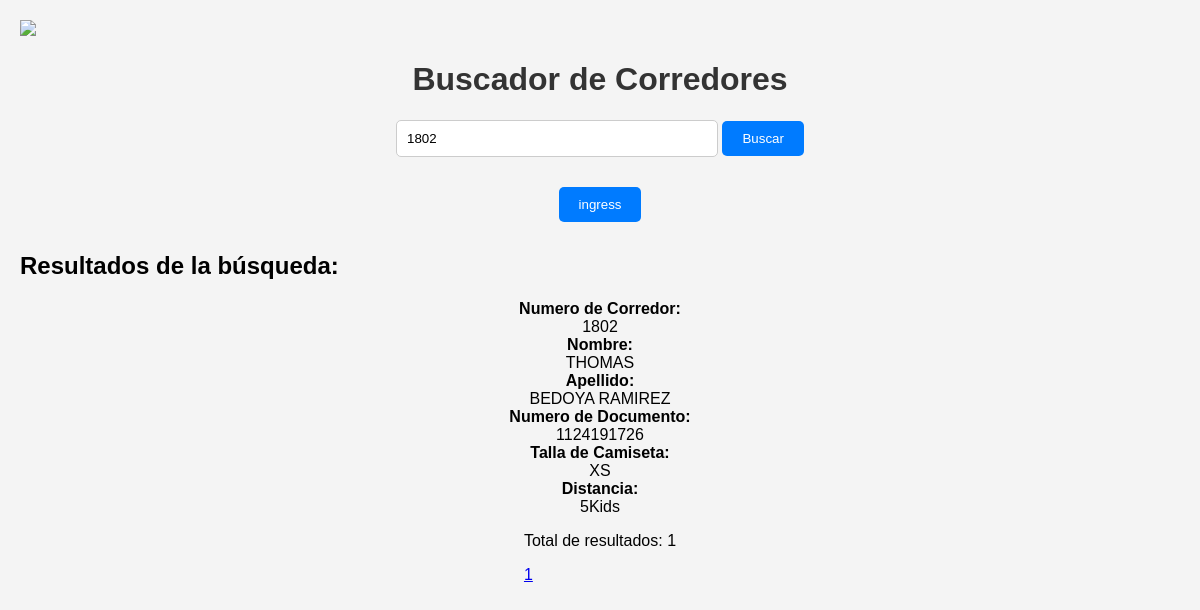
Screenshot of /buscador.php?termino=1802 with the database file from the repository.
### tables this page shows
CREATE TABLE `base_de_datos_clientes` (
  `Numero_Pedido` varchar(4) DEFAULT NULL,
  `Nombres` varchar(29) DEFAULT NULL,
  `Apellidos` varchar(24) DEFAULT NULL,
  `Documento_Identidad` varchar(9) DEFAULT NULL,
  `Num_Documento` varchar(10) DEFAULT NULL,
  `Distancia` varchar(5) DEFAULT NULL,
  `Talla_Camiseta` varchar(4) DEFAULT NULL,
  `COL 8` varchar(10) DEFAULT NULL,
  `COL 9` varchar(12) DEFAULT NULL,
  `COL 10` varchar(10) DEFAULT NULL,
  `COL 11` varchar(10) DEFAULT NULL,
  `Dorsal_Entregado` varchar(10) DEFAULT NULL,
  `Kit_Entregado` varchar(10) DEFAULT NULL
);

### buscador.php (the view, shortened to what this page needs)
<?php
include 'config.php';
$resultados_por_pagina = 5;
$pagina_actual = isset($_GET['pagina']) ? (int)$_GET['pagina'] : 1;
$offset = ($pagina_actual - 1) * $resultados_por_pagina;
$busqueda = '';
if (isset($_GET['termino'])) {
    $busqueda = $_GET['termino'];
    $stmt_total = $conn->prepare("SELECT COUNT(*) as total FROM base_de_datos_clientes WHERE Numero_Pedido LIKE ? OR Num_Documento LIKE ?");
    $likeBusqueda = "%" . $busqueda . "%";
    $stmt_total->bind_param("ss", $likeBusqueda, $likeBusqueda);
    $stmt_total->execute();
    $resultado_total = $stmt_total->get_result()->fetch_assoc();
    $total_resultados = $resultado_total['total'];
    $stmt = $conn->prepare("SELECT Numero_Pedido, Nombres, Apellidos, Num_Documento, Talla_Camiseta, Distancia FROM base_de_datos_clientes WHERE Numero_Pedido  LIKE ? OR Num_Documento LIKE ? LIMIT ?, ?");
    $stmt->bind_param("ssii", $likeBusqueda, $likeBusqueda, $offset, $resultados_por_pagina);
    $stmt->execute();
    $resultado = $stmt->get_result();
}
?>
<!DOCTYPE html>
<html lang="es">
<head>
    <link rel="stylesheet" href="estilos.css">
</head>
<body>
        <div style="text-align: left; margin-bottom: 20px;">
        <a href="https://i.ibb.co/ZdnMtXB/logo.jpg" target="_blank">
            <img src="https://i.ibb.co/ZdnMtXB/logo.jpg" style="max-width: 30%; height: auto;">
        </a>
    </div>
    <h1>Buscador de Corredores</h1>
    <form action="buscador.php" method="post">
        <input type="text" name="termino" placeholder="Buscar..." value="<?php echo htmlspecialchars($busqueda); ?>">
        <button type="submit" name="buscar">Buscar</button>
    </form>
    <form action="ingresarPersonas.html" method="post">
        <button type="submit" name="ingress">ingress</button>
    </form>
    <h2>Resultados de la búsqueda:</h2>
    <ul>
        <?php
        if (isset($resultado) && $resultado->num_rows > 0) {
            while ($fila = $resultado->fetch_assoc()) {
                echo "<strong>Numero de Corredor:</strong> " . htmlspecialchars($fila['Numero_Pedido']) . "<br>";
                echo "<strong>Nombre:</strong> " . htmlspecialchars($fila['Nombres']) . "<br>";
                echo "<strong>Apellido:</strong> " . htmlspecialchars($fila['Apellidos']) . "<br>";
                echo "<strong>Numero de Documento:</strong> " . htmlspecialchars($fila['Num_Documento']) . "<br>";
                echo "<strong>Talla de Camiseta:</strong> " . htmlspecialchars($fila['Talla_Camiseta']) . "<br>";
                echo "<strong>Distancia:</strong> " . htmlspecialchars($fila['Distancia']) . "<br>";
            }
        } else {
            echo "<li>No se encontraron resultados</li>";
        }
        ?>
    <?php if (isset($total_resultados) && $total_resultados > 0): ?>
        <div>
            <p>Total de resultados: <?php echo $total_resultados; ?></p>
            <?php
            $total_paginas = ceil($total_resultados / $resultados_por_pagina);
            for ($i = 1; $i <= $total_paginas; $i++) {
                echo "<a href='buscador.php?termino=" . urlencode($busqueda) . "&pagina=" . $i . "'>" . $i . "</a> ";
            }
            ?>
        </div>
    <?php endif; ?>
</body>
</html>

### estilos.css (style rules this page uses)
body { font-family: Arial, sans-serif; background-color: #f4f4f4; margin: 0; padding: 20px; }
h1 { color: #333; text-align: center; align-items: center; }
form { text-align: center; margin-bottom: 30px; }
input[type="text"] { padding: 10px; width: 300px; border: 1px solid #ccc; border-radius: 5px; }
button { padding: 10px 20px; background-color: #007BFF; color: white; border: none; border-radius: 5px; cursor: pointer; }
ul { display: grid; grid-template-columns: repeat(2,1); list-style: none; padding: 0; display: flex; flex-direction: column; align-items: center; }

### rows the page displays
base_de_datos_clientes: Numero_Pedido "1802", Nombres "THOMAS", Apellidos "BEDOYA RAMIREZ", Num_Documento "1124191726", Talla_Camiseta "XS", Distancia "5Kids"

### other values shown
$total_resultados "1"
